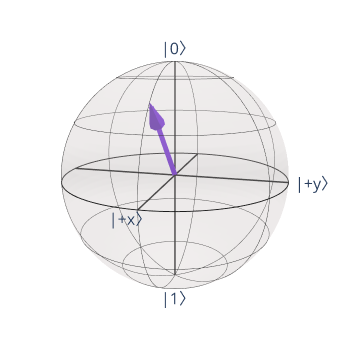

Source (notebook cell):
### Code cell
sv = Statevector(qc)

bloch_sphere(vectors=sv)
